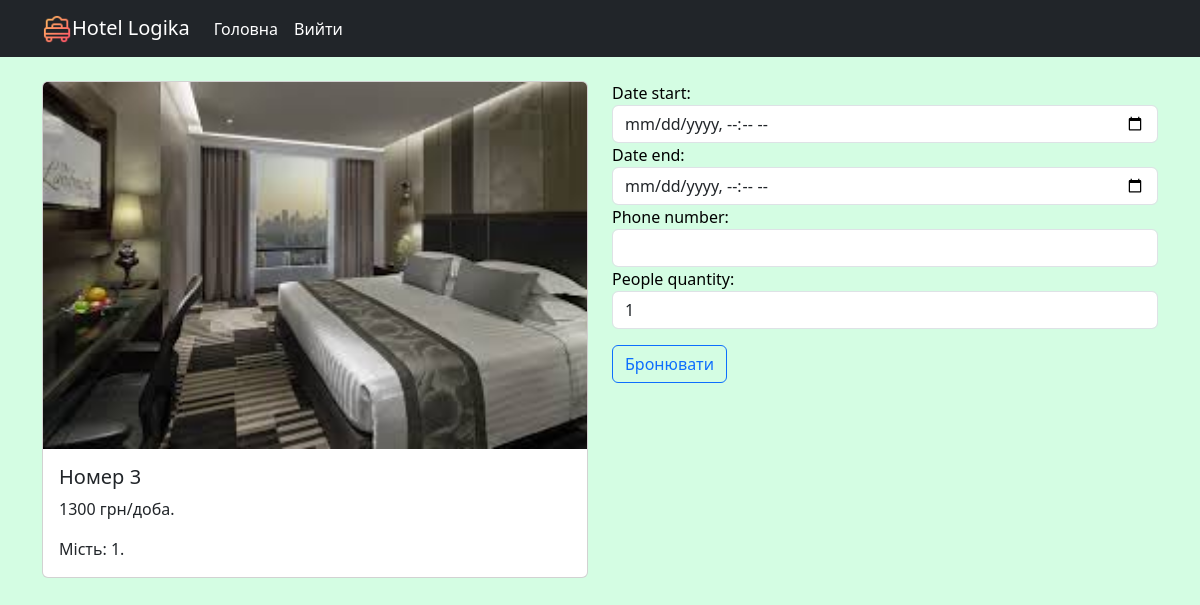
/booking/3/ (signed in), run on the app's committed database.
### reservation/models.py (models this page shows, shortened)
class Room(models.Model):
    number = models.PositiveIntegerField()
    description = models.TextField(null=True, blank=True)
    place = models.PositiveIntegerField(default=1)
    price = models.PositiveIntegerField()
    image = models.ImageField(upload_to='rooms_image')
    type_room = models.ForeignKey(TypeRoom, on_delete=models.CASCADE)
    class Meta:
        ordering = ['number']  # Сортування за ціною
        verbose_name = "room"  # Назва в однині в адмінці
        verbose_name_plural = "Rooms" #Назва в множині

### reservation/views.py (the view, shortened to what this page needs)
# urls.py: path('booking/<int:id_room>/', booking, name='booking')
@login_required
def booking(request, id_room):
    room = get_object_or_404(Room, id=id_room)
    form = BookingForm(room=room)
    context = {
        'room': room,
        'form': form,
    }
    return render(request, template_name='booking.html', context=context)

### reservation/forms.py (shortened to what this page needs)
class BookingForm(forms.ModelForm):
    class Meta:
        model = Reservation
        fields = [
            'date_start',
            'date_end',
            'phone_number',
            'people_quantity'
        ]
        widgets = {
            'date_start': forms.DateTimeInput(attrs={'type': 'datetime-local'}),
            'date_end': forms.DateTimeInput(attrs={'type': 'datetime-local'})
        }
    def __init__(self, *args, **kwargs):
        self.room = kwargs.pop('room',None)
        super().__init__(*args, **kwargs)
        for field in self.fields.values():
            field.widget.attrs['class'] = 'form-control'

### templates/booking.html (shortened to what this page needs)
{% extends 'base.html' %}
{% block content %}
<div class="row">
    <div class="col-10 col-md-6">
        <div class="card">
          <img src="{{room.image.url}}" class="card-img-top">
          <div class="card-body">
                <h5 class="card-title">Номер {{room.number}}</h5>
                <p class="card-text">{{room.price}} грн/доба.</p>
            <p class="card-text">Мість: {{room.place}}.</p>
          </div>
        </div>
    </div>
    <div class="col-12 col-md-6">
         <form action="" method="post">
             {{ form.as_div }}
             <button type="submit" class="btn btn-outline-primary my-3">Бронювати</button>
    </div>
</div>
{% endblock %}

### static/css/style.css (style rules this page uses)
body { background-color: #d4fde3; color: black; }

### data on the page
Room: image (picture), number "3", price "1300", place "1"
